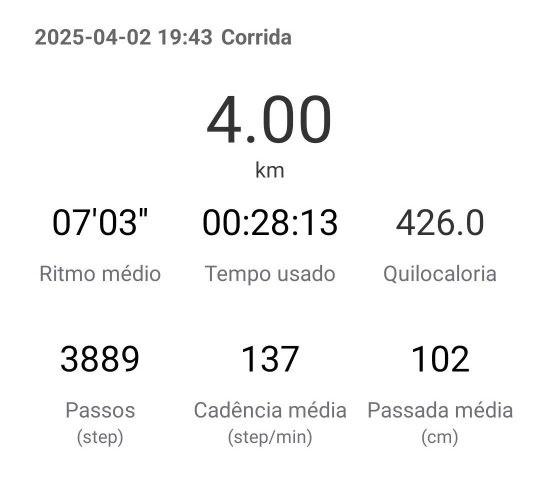
#> input picture imagens_corrida/recorte_1745978618905.jpg, 1080 x 970 px, found by its file name (shown at 1/2 size)
$ python simple_extract.py
#> lines starting #> are read from the running program, lines starting #| are printed output that depends on the picture
import cv2
import pytesseract
from PIL import Image
import os

# Abre a imagem
img = Image.open(r"imagens_corrida\recorte_1745978618905.jpg")
#> img is the input picture: PIL image 1080x970 RGB; mean R, G, B 246.4, 246.4, 246.4

# Recorta a área onde está o número 4.00 (ajuste os valores conforme necessário)
# box = (esquerda, topo, direita, fundo)
crop_box = (240, 150, 620, 270)
cropped_img = img.crop(crop_box)
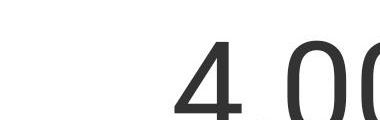
#> cropped_img: PIL image 380x120 RGB; min 26, max 255, mean 232.7

# Força OCR apenas na região recortada
#> (the run stopped early here; a loop or call above may not have finished)
